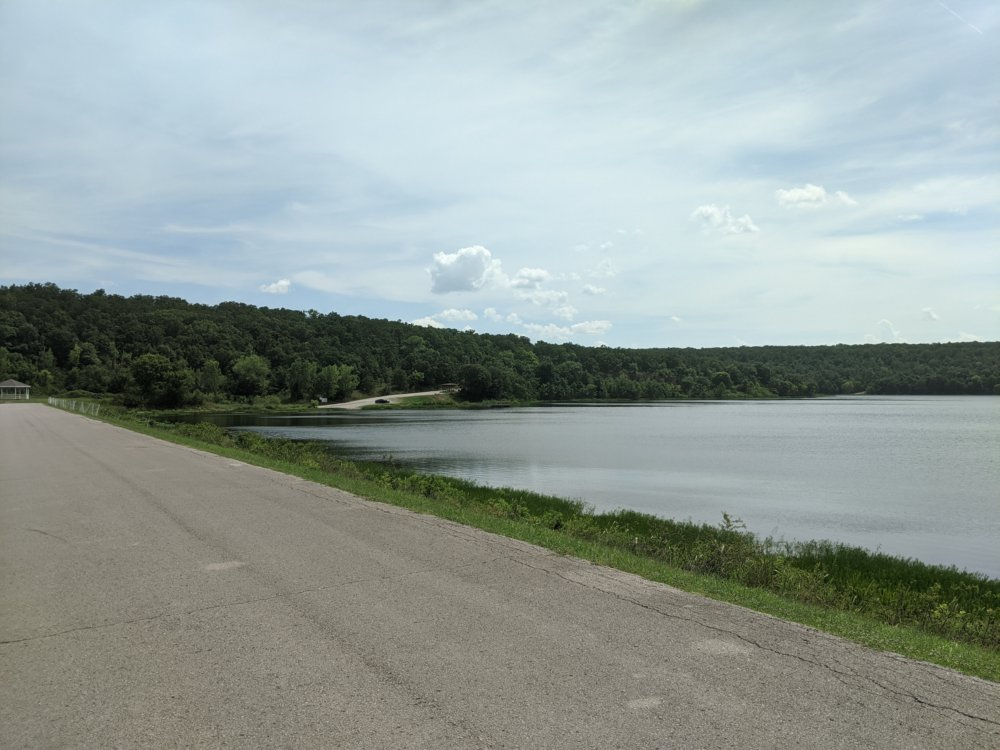
#> input picture A04/scenic3.jpg, 1000 x 750 px
$ python morecode.py
#> lines starting #> are read from the running program, lines starting #| are printed output that depends on the picture
import numpy as np
import cv2

def show(img,wait=0,destroy=True):
    if img.min()<0 or img.max()>255:
        img=normalize(img)
    img=np.uint8(img)
    cv2.imshow("image",img)
    cv2.waitKey(wait)
    if destroy:
        cv2.destroyAllWindows()

def normalize(img):
    out=img*1.0
    out-=out.min()
    out/=out.max()
    out*=255.9999
    return np.uint8(out)

img1=cv2.imread("scenic3.jpg",0)
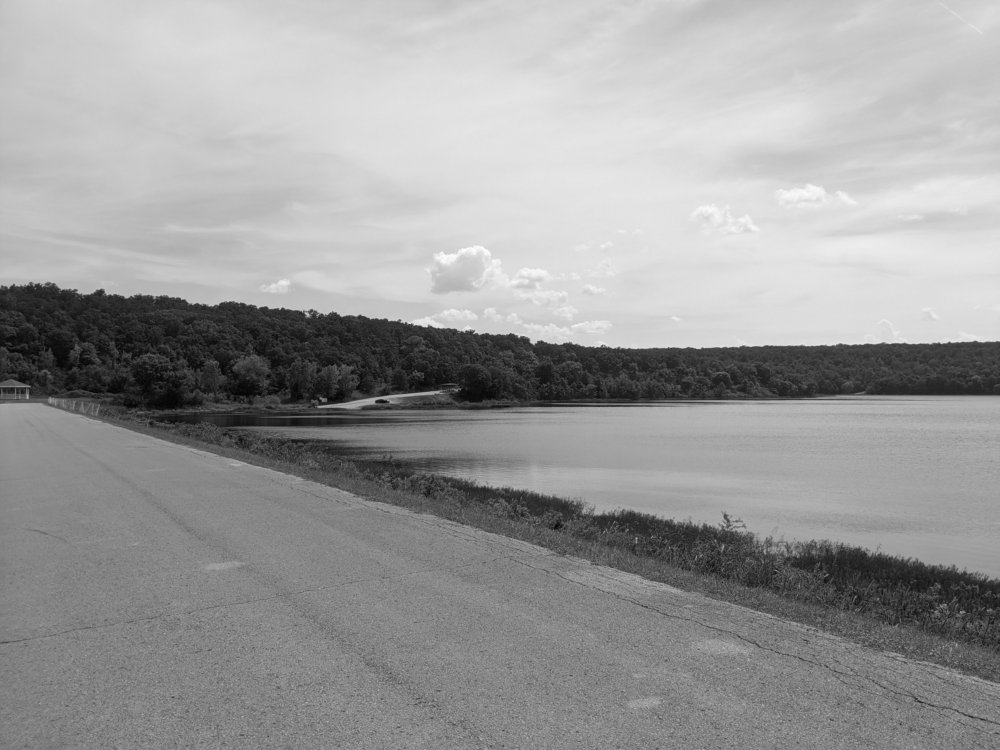
#> img1: shape (750, 1000); min 0, max 255, mean 155
img2=cv2.imread("scenic4.jpg",0)
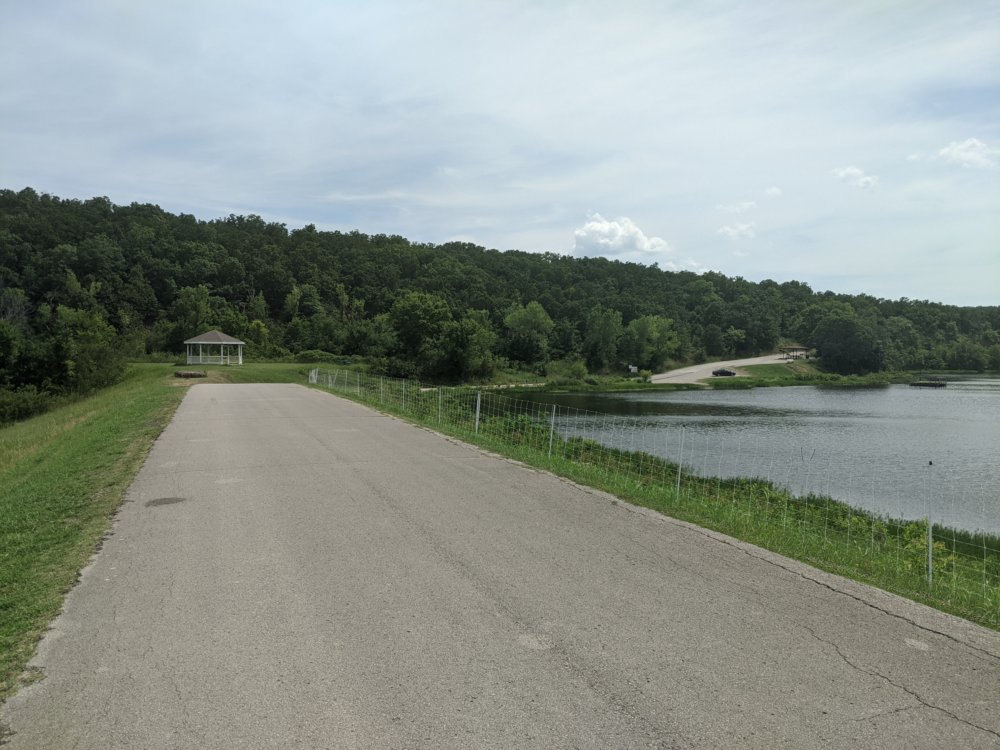
#> input picture A04/scenic4.jpg, 1000 x 750 px
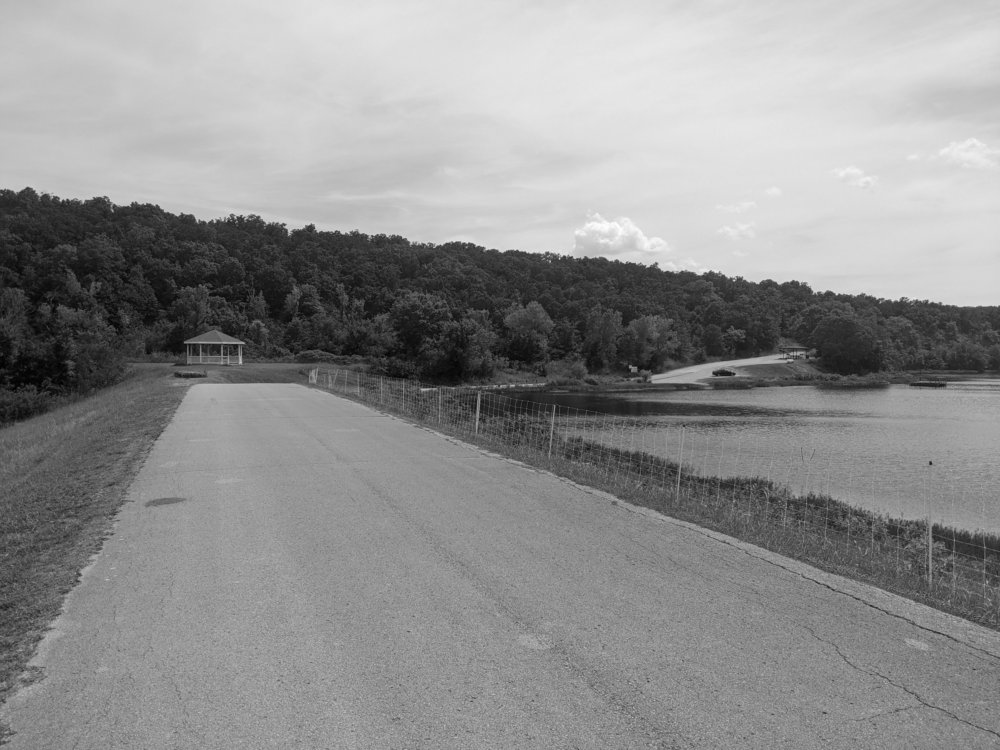
#> img2: shape (750, 1000); min 0, max 255, mean 143.5

orb=cv2.ORB_create()

kp1=orb.detect(img1)
#> kp1 = 500 keypoints; strongest (x, y, size): (533, 343, 37.2), (429, 326, 31), (534, 344, 31), (403, 321, 31)
kp2=orb.detect(img2)
#> kp2 = 500 keypoints; strongest (x, y, size): (60, 200, 31), (312, 225, 31), (563, 256, 31), (214, 221, 31)

kp1,des1=orb.compute(img1,kp1)
kp2,des2=orb.compute(img2,kp2)

bf=cv2.BFMatcher()

matches=bf.knnMatch(des1,des2,k=2)
#> matches = 500 matches

# KNN: k-nearest neighbors
# bf: bruteforce

good=[]
for m,n in matches:
    if m.distance < 0.9*n.distance:
        good.append(m)
#> after the loop, good = 80 matches

img3=cv2.drawMatches(img1,kp1,img2,kp2,good,None)
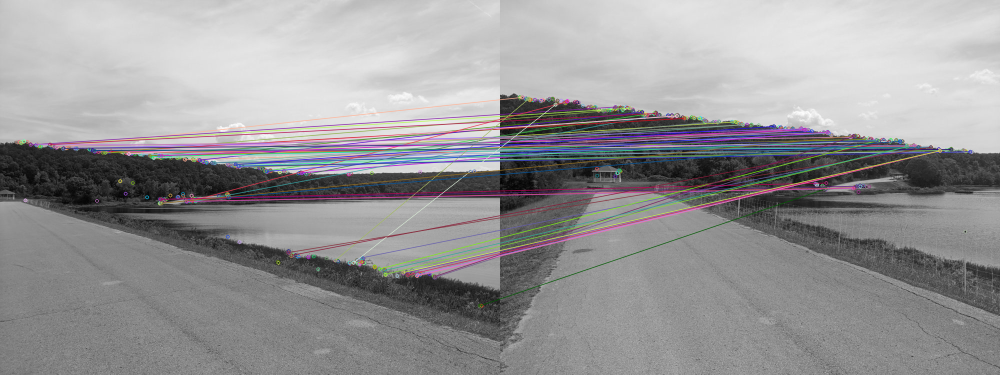
#> img3: shape (750, 2000, 3) (shown at 1/2 size); mean of channels 0, 1, 2 150.3, 148.8, 150; drawn as B, G, R
# cv2.imwrite("matches.png",img3)
show(img3)

points1=[]
points2=[]

for m in good:
    pt1=kp1[m.queryIdx].pt
    pt2 = kp2[m.queryIdx].pt
    points1.append(pt1)
    points2.append(pt2)
#> this loop made 80 passes
#> (pt1, pt2) on passes 1 to 12: ((311, 309), (927, 300)), ((602, 345), (616, 260)), ((102, 289), (207, 222)), ((474, 330), (197, 221)), ((530, 342), (757, 283)), ((510, 333), (157, 205)), ((486, 333), (483, 247)), ((130, 296), (83, 201)), ((114, 294), (177, 215)), ((455, 329), (547, 252)), ((370, 319), (563, 256)), ((355, 315), (559, 258))
#> after the loop, points1 = 80 pairs, first value 61.2 to 960, second value 288.6 to 611; points2 = 80 pairs, first value 43.2 to 931.2, second value 194.4 to 377.4

#> (the run stopped early here; a loop or call above may not have finished)
